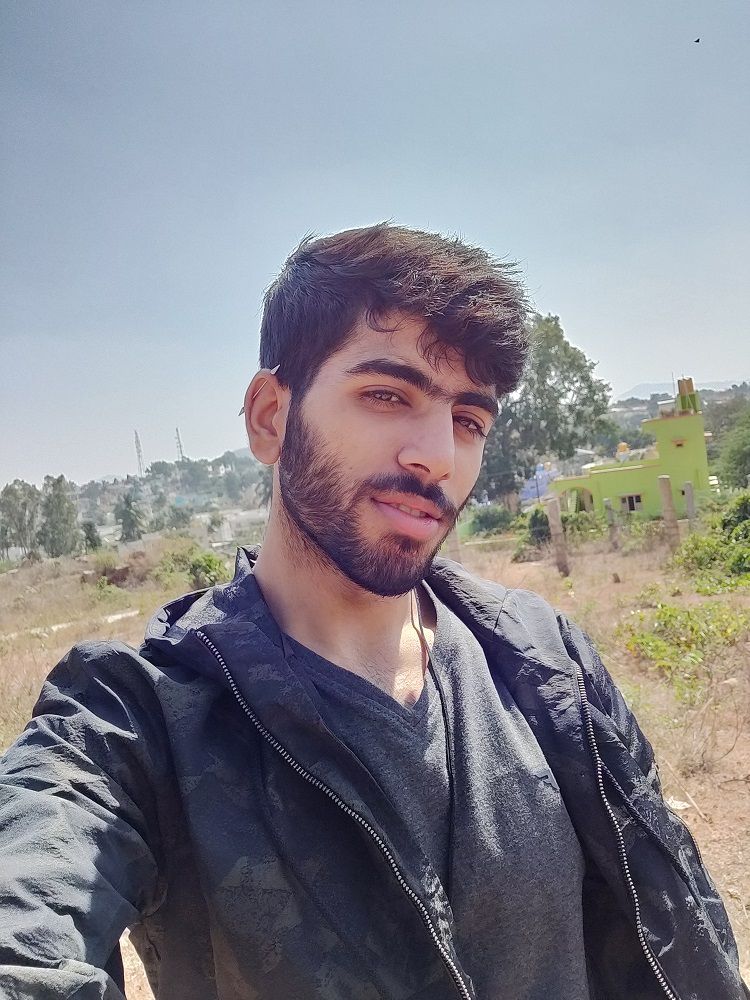
#> input picture abhi.jpg, 750 x 1000 px
$ python mainSRC.py
#> lines starting #> are read from the running program, lines starting #| are printed output that depends on the picture; after the words box and inside, x2 and y2 are one past the last pixel; in counts of white or black regions, pixels touching at a corner belong together
#import computer vision library
import cv2


#read the image
img = cv2.imread('abhi.jpg')
#> img is the input picture: shape (1000, 750, 3); mean B, G, R 143.6, 135.9, 135.5

# 1)first create the gray scale image and get its blur image with Edges
gray = cv2.cvtColor(img, cv2.COLOR_BGR2GRAY)
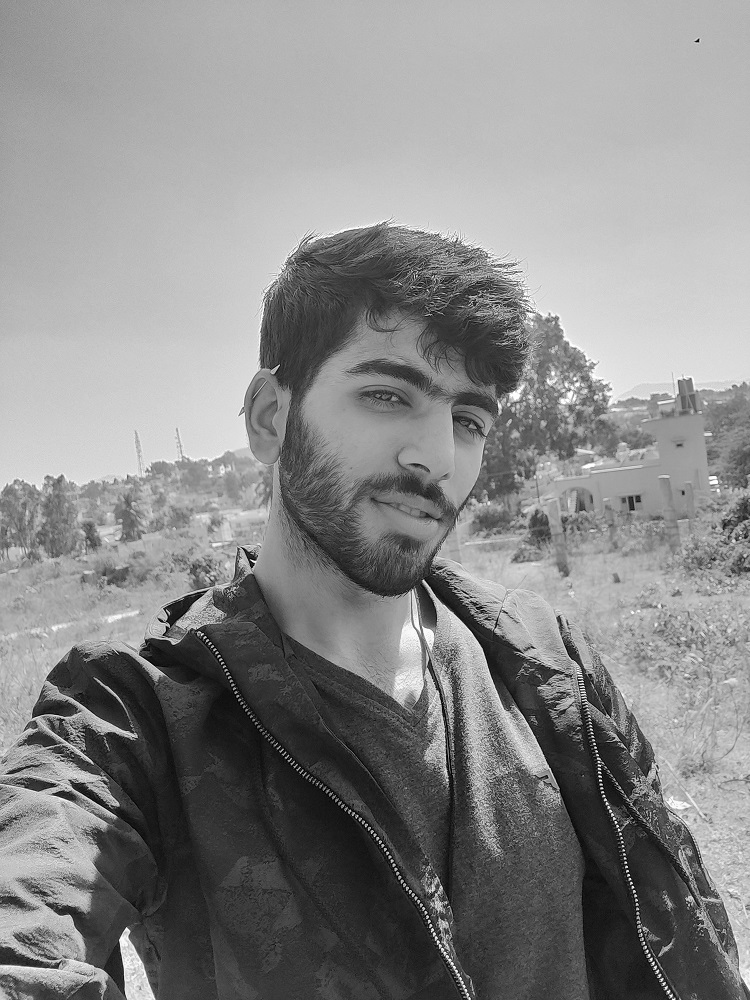
#> gray: shape (1000, 750); min 1, max 255, mean 136.7
gray = cv2.medianBlur(gray, 5)
edges = cv2.adaptiveThreshold(gray, 255, cv2.ADAPTIVE_THRESH_MEAN_C, cv2.THRESH_BINARY, 9, 9)
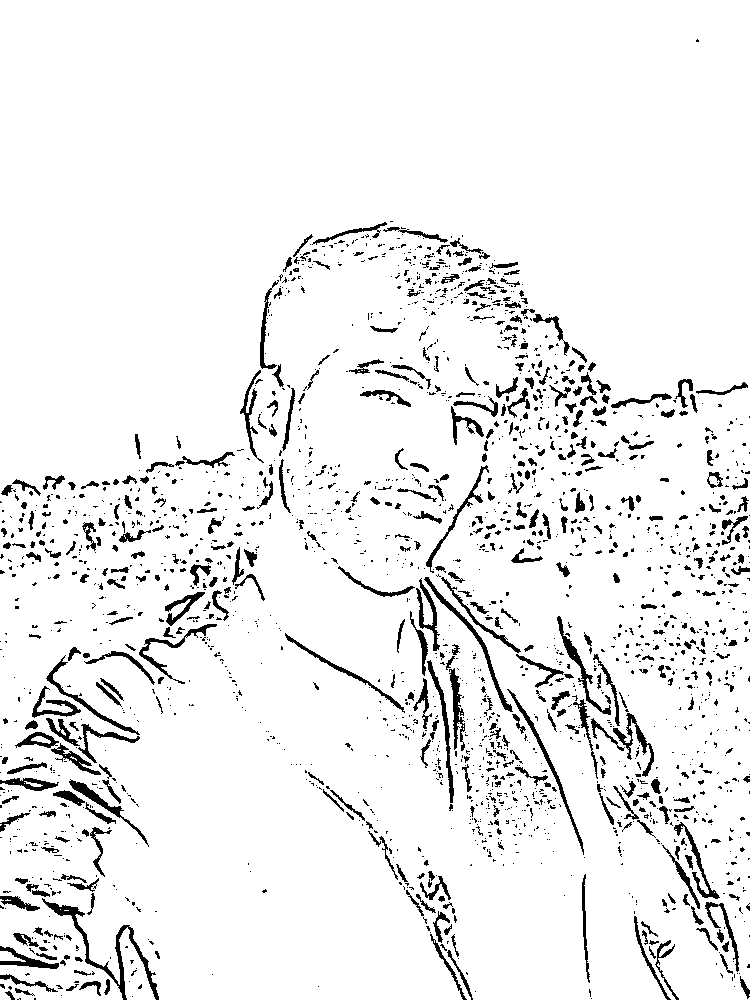
#> edges: shape (1000, 750); 93.4% white; 2095 black regions (1619 under 20 px), largest, box (x1, y1, x2, y2) and area: (42, 898, 159, 1000) 1304, (424, 577, 513, 712) 721, (507, 689, 584, 855) 641


# 2)Secondly we will Colorise the image using bilateral filter method
color = cv2.bilateralFilter(img, 9, 300, 300)

# 3)Lastly we will add the color image and the blkwht image with edges
#   using the bitwise and operator and get our final Cartoon image
cartoon = cv2.bitwise_and(color, color, mask=edges)
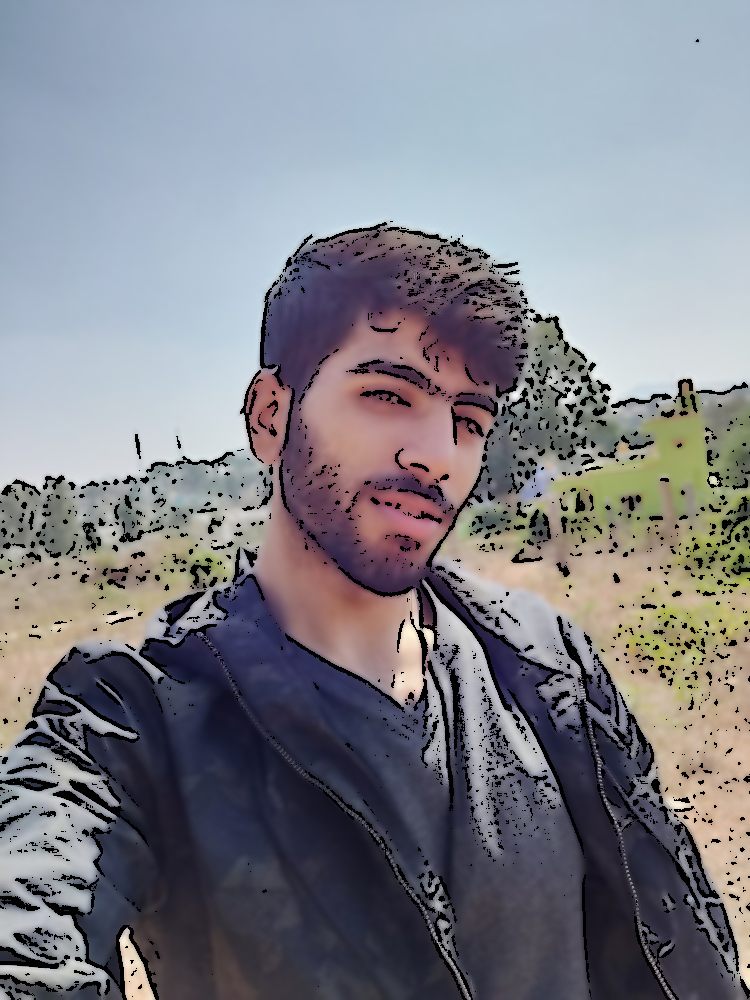
#> cartoon: shape (1000, 750, 3); mean B, G, R 136.6, 129.3, 128.5

######################################################################################################

#show the result

#show the original image
cv2.imshow("Image", img)

#show the cartoon image
cv2.imshow("Cartoon", cartoon)

#show the color image
cv2.imshow("color", color)

#show the blur image with edges
cv2.imshow("edges", edges)

#terminate the result
cv2.waitKey(0)
cv2.destroyAllWindows()
